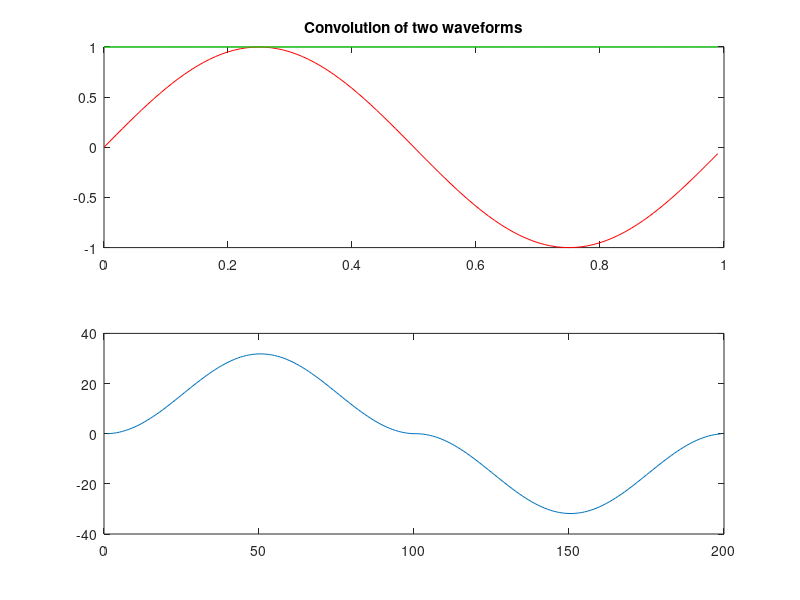

This chart was generated by the following MATLAB code:
% ***********************************************************
% Laboratory Assignment #1b
% 
% ***********************************************************
clear;

% ***** Define signal parameters
Fs = 100;						% Sampling Frequency
t = 0:1/Fs:1-1/Fs;				% time sequence

% ***** Create a sinusoidal signal **************************
F=1;
x1 = sin(2*pi*t*F);

% ***** Create a pulse **************************
x2 = [ones(1, 100)];  % a square pulse
%x2 = [ones(1, 20) zeros(1, 80)]; % a pulse of 1/5 sec width

% ***** Convolution *****************************************
y = conv(x1, x2);

% ***** Plot Signal *****************************************
subplot(2,1,1), plot(t, x1,'r', t, x2, 'g');
title('Convolution of two waveforms');
subplot(2,1,2), plot(y);

% ***** Create a low-pass filter ****************************
Fc=40; % cutoff freq.
B = firpm(21,[0 0.9*Fc/Fs 1.1*Fc/Fs 1], [1 1 0 0]);

% ***** Filter a pulse **************************************
y = conv(B,x2);